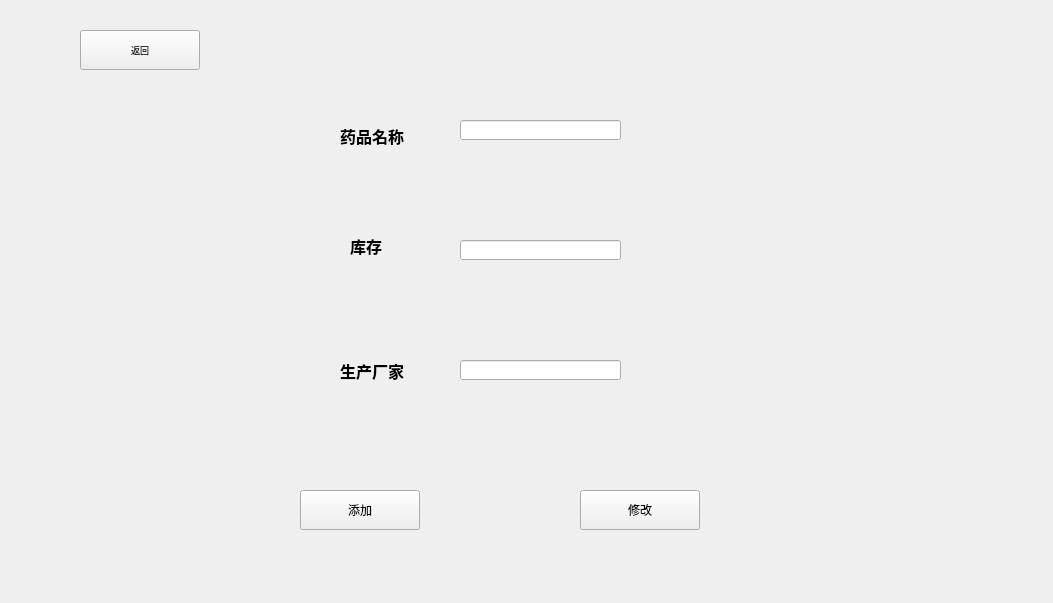
<?xml version="1.0" encoding="UTF-8"?>
<ui version="4.0">
 <class>medicine_sa</class>
 <widget class="QWidget" name="medicine_sa">
  <property name="geometry">
   <rect>
    <x>0</x>
    <y>0</y>
    <width>1053</width>
    <height>603</height>
   </rect>
  </property>
  <property name="windowTitle">
   <string>Form</string>
  </property>
  <property name="styleSheet">
   <string notr="true">#medicine_sa{background-image: url(:/hospital.jpg);}</string>
  </property>
  <widget class="QPushButton" name="b">
   <property name="geometry">
    <rect>
     <x>80</x>
     <y>30</y>
     <width>120</width>
     <height>40</height>
    </rect>
   </property>
   <property name="font">
    <font>
     <pointsize>7</pointsize>
    </font>
   </property>
   <property name="text">
    <string>返回</string>
   </property>
  </widget>
  <widget class="QPushButton" name="add">
   <property name="geometry">
    <rect>
     <x>300</x>
     <y>490</y>
     <width>120</width>
     <height>40</height>
    </rect>
   </property>
   <property name="text">
    <string>添加</string>
   </property>
  </widget>
  <widget class="QLabel" name="gender">
   <property name="geometry">
    <rect>
     <x>350</x>
     <y>210</y>
     <width>121</width>
     <height>71</height>
    </rect>
   </property>
   <property name="font">
    <font>
     <pointsize>12</pointsize>
     <weight>75</weight>
     <bold>true</bold>
    </font>
   </property>
   <property name="text">
    <string>库存</string>
   </property>
  </widget>
  <widget class="QLineEdit" name="store_2">
   <property name="geometry">
    <rect>
     <x>460</x>
     <y>360</y>
     <width>161</width>
     <height>20</height>
    </rect>
   </property>
  </widget>
  <widget class="QLineEdit" name="count_2">
   <property name="geometry">
    <rect>
     <x>460</x>
     <y>240</y>
     <width>161</width>
     <height>20</height>
    </rect>
   </property>
  </widget>
  <widget class="QPushButton" name="modify">
   <property name="geometry">
    <rect>
     <x>580</x>
     <y>490</y>
     <width>120</width>
     <height>40</height>
    </rect>
   </property>
   <property name="text">
    <string>修改</string>
   </property>
  </widget>
  <widget class="QLabel" name="name">
   <property name="geometry">
    <rect>
     <x>340</x>
     <y>110</y>
     <width>131</width>
     <height>51</height>
    </rect>
   </property>
   <property name="font">
    <font>
     <pointsize>12</pointsize>
     <weight>75</weight>
     <bold>true</bold>
    </font>
   </property>
   <property name="styleSheet">
    <string notr="true">color: rgb(0, 0, 0);</string>
   </property>
   <property name="text">
    <string>药品名称</string>
   </property>
  </widget>
  <widget class="QLineEdit" name="name_2">
   <property name="geometry">
    <rect>
     <x>460</x>
     <y>120</y>
     <width>161</width>
     <height>20</height>
    </rect>
   </property>
  </widget>
  <widget class="QLabel" name="age">
   <property name="geometry">
    <rect>
     <x>340</x>
     <y>340</y>
     <width>111</width>
     <height>61</height>
    </rect>
   </property>
   <property name="font">
    <font>
     <pointsize>12</pointsize>
     <weight>75</weight>
     <bold>true</bold>
    </font>
   </property>
   <property name="text">
    <string>生产厂家</string>
   </property>
  </widget>
 </widget>
 <resources/>
 <connections/>
</ui>
